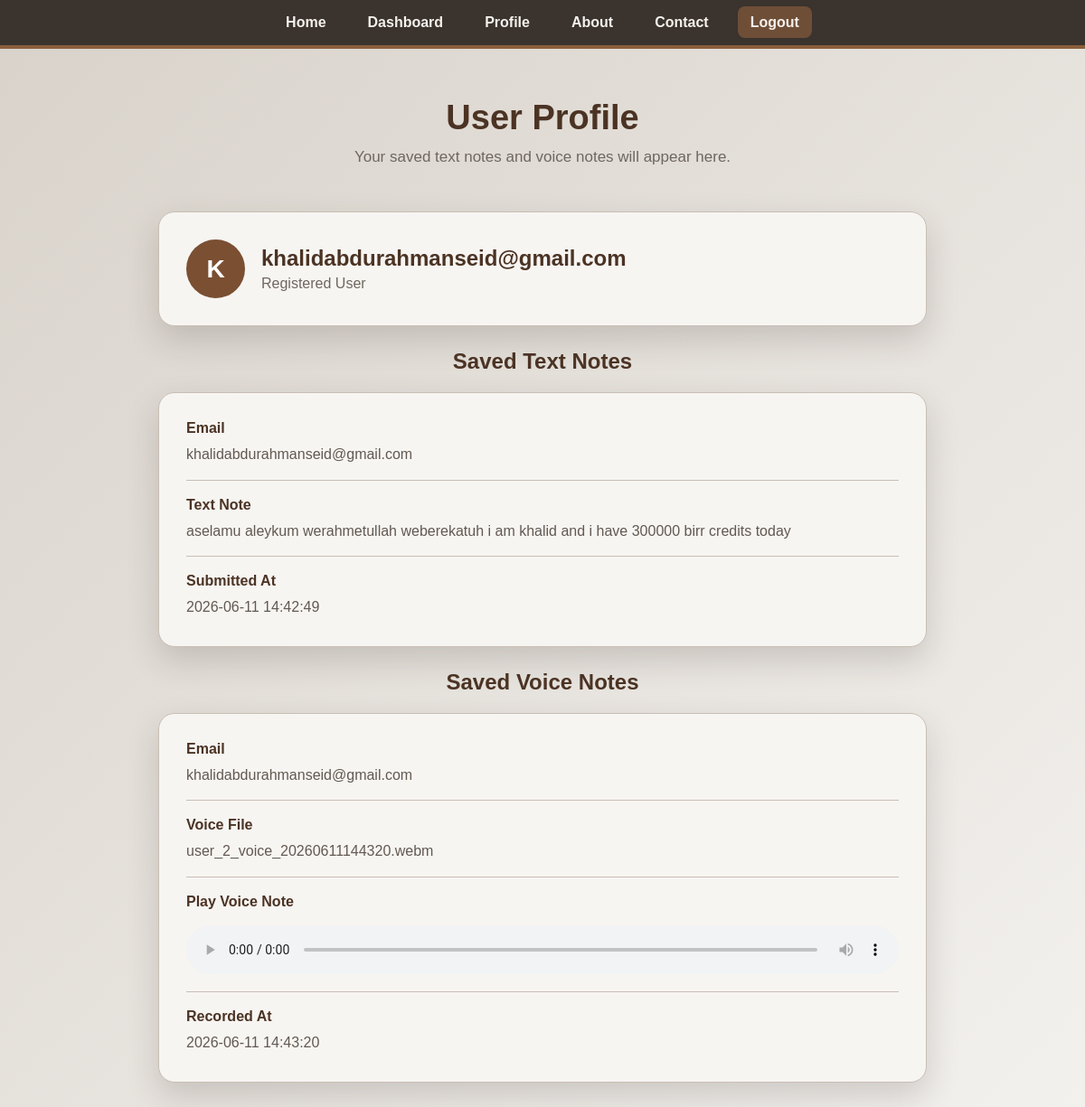
Screenshot of /profile (signed in) with the database file from the repository.
### tables this page shows
CREATE TABLE users (
            id INTEGER PRIMARY KEY AUTOINCREMENT,
            email TEXT UNIQUE NOT NULL,
            password TEXT NOT NULL,
            created_at TEXT NOT NULL
        );

CREATE TABLE notes (
            id INTEGER PRIMARY KEY AUTOINCREMENT,
            user_id INTEGER NOT NULL,
            daily_note TEXT NOT NULL,
            created_at TEXT NOT NULL,
            FOREIGN KEY (user_id) REFERENCES users (id)
        );

CREATE TABLE voice_notes (
            id INTEGER PRIMARY KEY AUTOINCREMENT,
            user_id INTEGER NOT NULL,
            filename TEXT NOT NULL,
            file_path TEXT NOT NULL,
            created_at TEXT NOT NULL,
            FOREIGN KEY (user_id) REFERENCES users (id)
        );

### app.py (the view)
@app.route("/profile")
def profile():
    if "user_id" not in session:
        return redirect(url_for("login"))
    notes = get_text_notes_by_user(session["user_id"])
    voice_notes = get_voice_notes_by_user(session["user_id"])
    return render_template(
        "profile.html",
        notes=notes,
        voice_notes=voice_notes
    )

### app.py (called while the page is built)
def get_db_connection():
    connection = sqlite3.connect(DATABASE)
    connection.row_factory = sqlite3.Row
    return connection

def get_text_notes_by_user(user_id):
    connection = get_db_connection()
    notes = connection.execute("""
        SELECT notes.id, notes.daily_note, notes.created_at, users.email
        FROM notes
        JOIN users ON notes.user_id = users.id
        WHERE notes.user_id = ?
        ORDER BY notes.id DESC
    """, (user_id,)).fetchall()
    connection.close()
    return notes

def get_voice_notes_by_user(user_id):
    connection = get_db_connection()
    voice_notes = connection.execute("""
        SELECT voice_notes.id, voice_notes.filename, voice_notes.file_path,
               voice_notes.created_at, users.email
        FROM voice_notes
        JOIN users ON voice_notes.user_id = users.id
        WHERE voice_notes.user_id = ?
        ORDER BY voice_notes.id DESC
    """, (user_id,)).fetchall()
    connection.close()
    return voice_notes

### templates/profile.html (shortened to what this page needs)
<!DOCTYPE html>
<html lang="en">
<head>
    <link rel="stylesheet" href="{{ url_for('static', filename='styles.css') }}">
</head>
<body>
    <nav class="pages">
        <ul>
            <li><a href="/home">Home</a></li>
            <li><a href="/dashboard">Dashboard</a></li>
            <li><a href="/profile">Profile</a></li>
            <li><a href="#">About</a></li>
            <li><a href="#">Contact</a></li>
            <li><a href="/logout" class="logout-link">Logout</a></li>
        </ul>
    </nav>
    <section class="dashboard-header">
        <h1>User Profile</h1>
        <p>Your saved text notes and voice notes will appear here.</p>
    </section>
    <main class="profile-wrapper">
        {% if notes or voice_notes %}
            <div class="profile-card profile-summary">
                <div class="profile-header">
                    <div class="profile-avatar">
                        {% if notes %}
                            {{ notes[0].email[0] | upper }}
                        {% elif voice_notes %}
                            {{ voice_notes[0].email[0] | upper }}
                        {% else %}
                            U
                        {% endif %}
                    </div>
                    <div>
                        <h2>
                            {% if notes %}
                                {{ notes[0].email }}
                            {% elif voice_notes %}
                                {{ voice_notes[0].email }}
                            {% else %}
                                User
                            {% endif %}
                        </h2>
                        <p>Registered User</p>
                    </div>
                </div>
            </div>
            <section class="notes-section">
                <h2>Saved Text Notes</h2>
                {% if notes %}
                    {% for item in notes %}
                        <div class="profile-card note-card">
                            <div class="profile-row">
                                <span>Email</span>
                                <p>{{ item.email }}</p>
                            </div>
                            <div class="profile-row">
                                <span>Text Note</span>
                                <p>{{ item.daily_note }}</p>
                            </div>
                            <div class="profile-row">
                                <span>Submitted At</span>
                                <p>{{ item.created_at }}</p>
                            </div>
                        </div>
                    {% endfor %}
                {% else %}
                    <div class="profile-card empty-profile">
                        <h2>No Text Notes Yet</h2>
                        <p>You have not submitted any text notes yet.</p>
                    </div>
                {% endif %}
            </section>
            <section class="notes-section">
                <h2>Saved Voice Notes</h2>
                {% if voice_notes %}
                    {% for voice in voice_notes %}
                        <div class="profile-card note-card">
                            <div class="profile-row">
                                <span>Email</span>
                                <p>{{ voice.email }}</p>
                            </div>
                            <div class="profile-row">
                                <span>Voice File</span>
                                <p>{{ voice.filename }}</p>
                            </div>
                            <div class="profile-row">
                                <span>Play Voice Note</span>
                                <audio controls class="voice-player">
                                    <source src="{{ url_for('uploaded_file', filename=voice.filename) }}" type="audio/webm">
                                </audio>
                            </div>
                            <div class="profile-row">
                                <span>Recorded At</span>
                                <p>{{ voice.created_at }}</p>
                            </div>
                        </div>
                    {% endfor %}
                {% else %}
                    <div class="profile-card empty-profile">
                        <h2>No Voice Notes Yet</h2>
                        <p>You have not recorded any voice notes yet.</p>
                    </div>
                {% endif %}
            </section>
        {% endif %}
    </main>
</body>
</html>

### static/styles.css (style rules this page uses)
* { margin: 0; padding: 0; box-sizing: border-box; }
body { font-family: Arial, Helvetica, sans-serif; background: linear-gradient(135deg, #d8d2ca, #f3f1ee); min-height: 100vh; color: #2f2a26; }
.pages { background: #3a332e; padding: 16px 30px; border-bottom: 4px solid #8b5e3c; }
.pages ul { list-style: none; display: flex; justify-content: center; align-items: center; gap: 18px; flex-wrap: wrap; }
.pages a { text-decoration: none; color: #f5f1ec; font-weight: bold; padding: 9px 14px; border-radius: 8px; transition: 0.2s; }
.logout-link { background: #6f4e37; }
.dashboard-header { text-align: center; padding: 55px 20px 25px; }
.dashboard-header h1 { font-size: 38px; margin-bottom: 12px; color: #4b3324; }
.dashboard-header p { font-size: 17px; color: #6f6760; }
.profile-wrapper { max-width: 900px; margin: 25px auto 70px; padding: 0 25px; }
.profile-card { background: #f7f5f2; padding: 30px; border-radius: 18px; box-shadow: 0 15px 35px rgba(55, 45, 38, 0.18); border: 1px solid #c8beb4; margin-bottom: 25px; }
.profile-header { display: flex; align-items: center; gap: 18px; }
.profile-avatar { width: 65px; height: 65px; background: #7a4f32; color: white; border-radius: 50%; display: flex; justify-content: center; align-items: center; font-size: 28px; font-weight: bold; }
.profile-header h2 { color: #4b3324; margin-bottom: 5px; }
.profile-header p { color: #6f6760; }
.notes-section h2 { color: #4b3324; margin-bottom: 20px; text-align: center; }
.profile-row { margin-bottom: 18px; padding-bottom: 15px; border-bottom: 1px solid #c8beb4; }
.profile-row:last-child { border-bottom: none; margin-bottom: 0; padding-bottom: 0; }
.profile-row span { display: block; font-weight: bold; color: #4b3324; margin-bottom: 7px; }
.profile-row p { color: #625951; line-height: 1.6; }
.voice-player { width: 100%; margin-top: 10px; }

### rows the page displays
users: email "K", email "khalidabdurahmanseid@gmail.com"
notes: email "khalidabdurahmanseid@gmail.com", daily_note "aselamu aleykum werahmetullah weberekatuh i am khalid and i have 300000 birr credits today", created_at "2026-06-11 14:42:49"
voice_notes: email "khalidabdurahmanseid@gmail.com", filename "user_2_voice_20260611144320.webm", created_at "2026-06-11 14:43:20"
